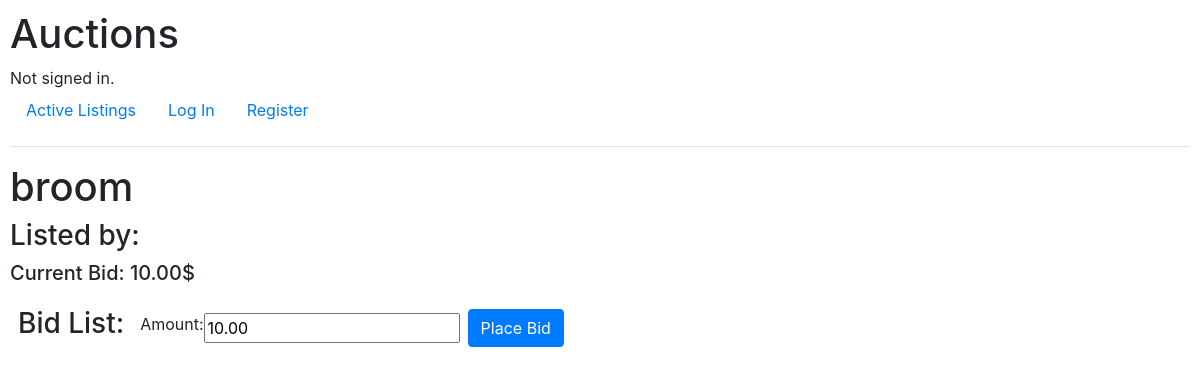
The page /auction/2 on the database as committed earlier.
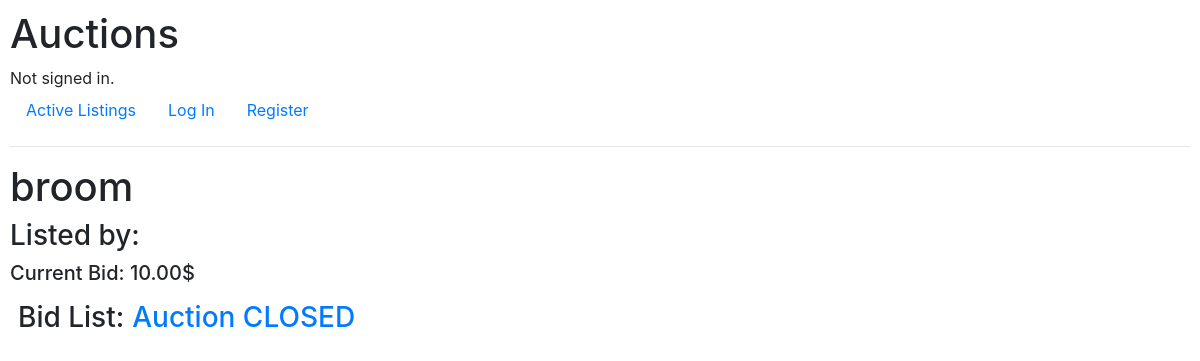
The same page on the database as committed later.
### auctions/views.py (the view)
# urls.py: path("auction/<int:auction_id>", views.auction_item, name="auction_item"),
def auction_item(request, auction_id):
    item = Auction.objects.get(id=auction_id)
    current_bid = item.price
    highest_bid = item.auction_bids.order_by("-bid").first()
    if highest_bid:
        highest_bid = highest_bid.bid
    else:
        highest_bid = current_bid
    if highest_bid > current_bid:
        item.price = highest_bid
        item.save()
    watchlist_item = []
    if request.user.is_authenticated:
        user = request.user
        watchlist_item = user.user_watchlist.filter(auction=item).exists()
    form = PlaceBidForm()
    form.fields["amount"].widget.attrs["min"] = item.price
    form.fields["amount"].widget.attrs["value"] = item.price
    top_bids = item.auction_bids.order_by("-bid")[:5]
    return render(
        request,
        "auctions/auction/auction.html",
        {
            "auction": item,
            "current_bid": current_bid,
            "place_bid_form": form,
            "is_watchlisted": watchlist_item,
            "top_bids": top_bids,
            "is_same_user": item.user == request.user,
        },
    )

### auctions/auction.py
class PlaceBidForm(forms.Form):
    amount = forms.DecimalField(min_value=0, max_digits=20)

### auctions/models.py (called while the page is built)
    def __str__(self):
        return f"{self.first_name.capitalize()} {self.last_name.capitalize()}"

### auctions/templates/auctions/auction/auction.html (shortened to what this page needs)
{% extends 'auctions/layout.html' %}
{% block body %}
  <h1>{{ auction.item.name }}</h1>
  <h3>Listed by: {{ auction.user }}</h3>
  <h5>Current Bid: {{ current_bid }}$</h5>
  <div class="d-flex flex-row align-items-center">
    <h3 class="p-2">Bid List:</h3>
    {% if is_same_user and not auction.is_closed %}
      <form class="d-flex flex-row align-items-center p-2" action="{% url 'auction_close' %}" method="post">
        {% csrf_token %}
        <input type="hidden" name="auction_id" value="{{ auction.id }}" />
        <input type="submit" value="Close Auction" class="btn btn-primary m-2" />
      </form>
    {% elif auction.is_closed %}
      <h3 class="text-primary">Auction CLOSED</h3>
    {% else %}
      <form class="d-flex flex-row align-items-center p-2" action="{% url 'place_bid' %}" method="post">
        {{ place_bid_form }}
        <input type="submit" value="Place Bid" class="btn btn-primary m-2" />
      </form>
    {% endif %}
  </div>
{% endblock %}

Rows that differ between the two databases and show on the page:
changed Auction "broom": is_closed False → True (drawn)
Other text that changed with them:
form field amount: "10.00" → (not shown)
form field value: "Place Bid" → (not shown)
text no longer shown: "Amount:"
text now shown: "Auction CLOSED"
